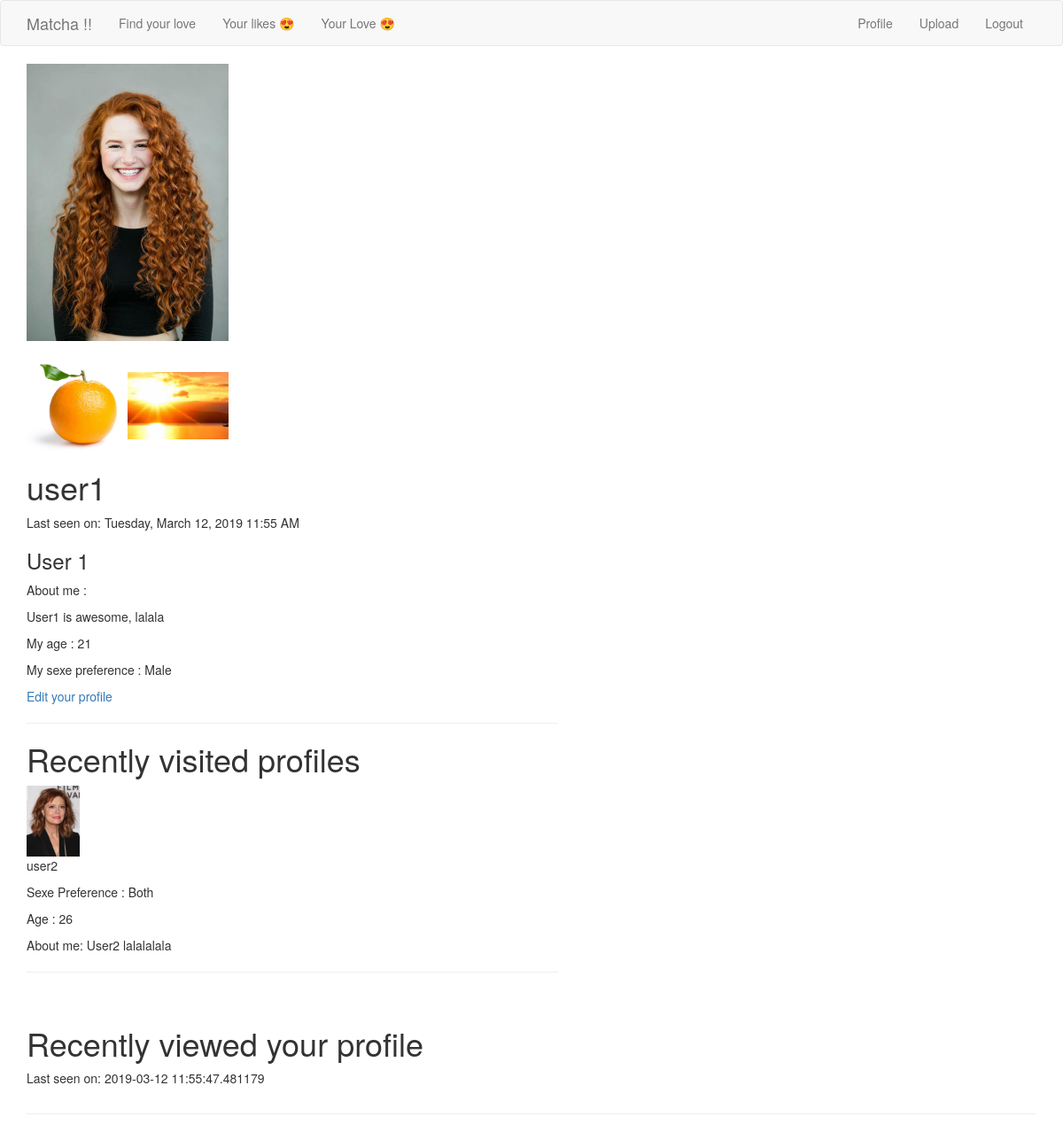
The page /user/user1 (signed in) on the database as committed earlier.
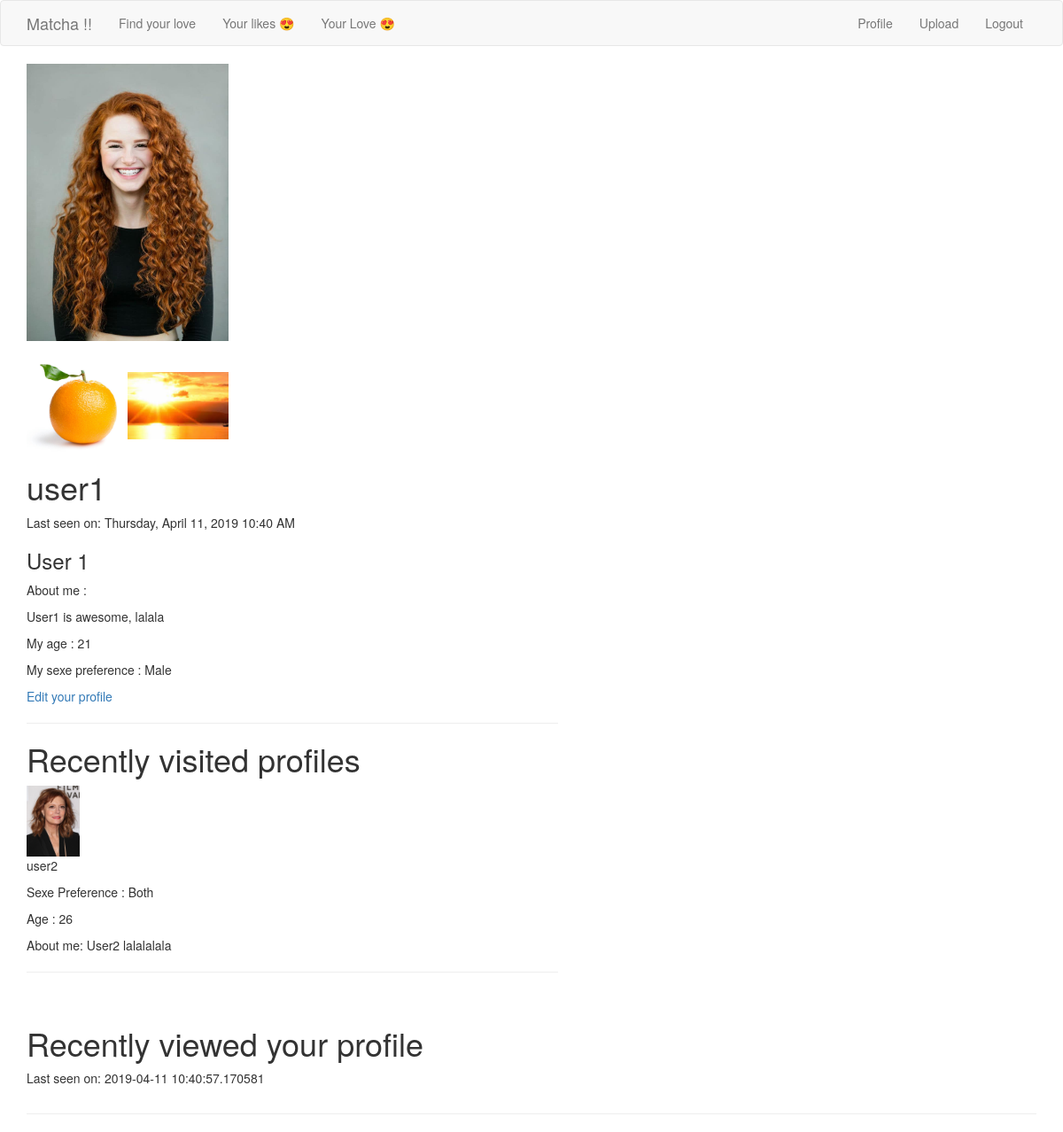
The same page on the database as committed later.
### app/models.py (models this page shows, shortened)
class User(UserMixin, db.Model):
    id = db.Column(db.Integer, primary_key=True)
    username = db.Column(db.String(64), index=True, unique=True)
    firstname = db.Column(db.String(64), index=True)
    email = db.Column(db.String(120), index=True, unique=True)
    password_hash = db.Column(db.String(128))
    age = db.Column(db.Integer, index=True)
    sexpref = db.Column(db.String(64), index=True)
    fame = db.Column(db.Integer, index=True)
    bio = db.Column(db.String(256), index=True)
    last_seen = db.Column(db.DateTime, default=datetime.utcnow)
    fame = db.Column(db.Integer, index=True)
    liked = db.relationship(
        'User', secondary=likes,
        primaryjoin=(likes.c.likes_id == id),
        secondaryjoin=(likes.c.liked_id == id),
        backref=db.backref('likes', lazy='dynamic'),lazy='dynamic')
    looked = db.relationship(
        'User', secondary=looks,
        primaryjoin=(looks.c.looks_id == id),
        secondaryjoin=(looks.c.looked_id == id),
        backref=db.backref('looks', lazy='dynamic'),lazy='dynamic'
    )
    __searchable__ = ['username']
    ts = db.relationship("Tags", secondary=lambda: user_tags_table)
    tags = association_proxy('ts', 'tags')
    def add_look(self, user):
        if self.username != user.username:
            self.looked.append(user)
            db.session.commit()
    def get_your_looks(self):
        return User.query.join(looks, (looks.c.looked_id == User.id)).filter(looks.c.looks_id == self.id).all()
    def get_looked_at_you(self):
        return User.query.join(looks, (looks.c.looks_id == User.id)).filter(looks.c.looked_id == self.id).all()
    def profile_pic(self):
        path = os.path.join(os.getenv('PATH_IMAGE', '/static/images') , self.username, 'profile_pic/')
        pic = os.listdir('app' + path)
        if not pic:
            return(os.path.join(os.getenv('PATH_IMAGE', '/static/images/'),'default_prof_pic', 'profile_empty.jpeg'))
        return(path + pic[0])
    def get_user_img_paths(self):
        filelist = os.listdir(os.path.join(current_app.config['UPLOAD_FOLDER'] + self.username))
        final = [current_app.config['PATH_IMAGE']  + self.username + '/' + file for file in filelist if file != "profile_pic"]
        return final

### app/main/routes.py (the view)
@bp.route('/user/<username>')
@login_required
def user(username):
    user = User.query.filter_by(username=username).first_or_404()
    current_user.add_look(user)
    user_pics = user.get_user_img_paths()
    profile_pic = user.profile_pic()
    history = current_user.get_your_looks()
    looked_at_you = current_user.get_looked_at_you()
    return render_template('user.html', title='Profile',looked_at_you=looked_at_you, user=user, user_pics = user_pics, profile_pic=profile_pic, history=history)

### app/main/routes.py (called while the page is built)
@bp.before_app_request
def before_request():
    if current_user.is_authenticated:
        current_user.last_seen = datetime.utcnow()
        db.session.commit()

### app/models.py (called while the page is built)
@login.user_loader
def load_user(id):
    return User.query.get(int(id))

### app/templates/user.html (shortened to what this page needs)
{% extends "base.html" %}
{% block app_content %}
    <table>
        <tr valign="top">
            <img src={{profile_pic}} alt="Profile Picture" style="width:20%">
            <br>
            <br>
            {% for image in user_pics: %}
                <img src="{{ image }}" alt="User Pictures" style="width:10%">
            {% endfor %}
            <td>
                <h1>{{ user.username }}</h1>
                {% if user.last_seen %}
                    <p>Last seen on: {{ moment(user.last_seen).format('LLLL') }}</p>
                {% endif %}
                <h3>{% if user.firstname %}<p>{{ user.firstname }}</p>{% endif %}</h3>
                {% if user.bio %}<p>About me :</p><p>{{ user.bio }}</p>{% endif %}
                {% if user.age %}<p>My age : {{ user.age }}</p>{% endif %}
                {% if user.sexpref %}<p>My sexe preference : {{ user.sexpref }}</p>{% endif %}
                {% if user == current_user %}
                    <p><a href="{{ url_for('main.edit_profile') }}">Edit your profile</a></p>
                {% elif not current_user.does_like(user) %}
                    <p><a href="{{ url_for('main.like', username=user.username) }}">Like</a></p>
                {% else %}
                    <p><a href="{{ url_for('main.unlike', username=user.username) }}">Unlike</a></p>
                {% endif %}
    <hr>
                {% if current_user == user %}
                <h1> Recently visited profiles</h1>
                {% for profile in history|reverse %}
                {% include '_sumup.html' %}
                {% endfor %}
                <h1> Recently viewed your profile</h1>
                {% endif %}
                {% if user.last_seen %}<p>Last seen on: {{ user.last_seen }}</p>{% endif %}
            </td>
        </tr>
    </table>
    <hr>
{% endblock %}

### app/templates/base.html (shortened to what this page needs)
{% extends 'bootstrap/base.html' %}
    {% block navbar %}
        <nav class="navbar navbar-default">
            <div class="container">
                <div class="navbar-header">
                    <a class="navbar-brand" href="{{ url_for('main.index') }}">Matcha !!</a>
                </div>
                <div class="collapse navbar-collapse" id="bs-example-navbar-collapse-1">
                    <ul class="nav navbar-nav">
                        {% if not current_user.is_anonymous %}
                            <li><a href="{{ url_for('main.explore') }}">Find your love</a></li>
                            <li><a href="{{ url_for('main.likes_page') }}">Your likes 😍</a></li>
                            <li><a href="{{ url_for('main.matches_page') }}">Your Love 😍</a></li>
                        {% endif %}
                    </ul>
                    <ul class="nav navbar-nav navbar-right">
                        {% if current_user.is_anonymous %}
                        <li><a href="{{ url_for('auth.login') }}">Login</a></li>
                        {% else %}
                        <li><a href="{{ url_for('main.user', username=current_user.username) }}">Profile</a></li>
                        <li><a href="{{ url_for('main.upload') }}">Upload</a></li>
                        <li><a href="{{ url_for('auth.logout') }}">Logout</a></li>
                        {% endif %}
                    </ul>
                </div>
            </div>
        </nav>
    {% endblock %}
    {% block content %}
        <div class="container">
            {% block app_content %}{% endblock %}
        </div>
    {% endblock %}

### app/templates/_sumup.html
{% if  profile.profile_pic()%}
<a href="{{ url_for('main.user', username=profile.username) }}"><img src="{{ profile.profile_pic() }}" alt="User picture" style="width:10%"></a>
{% endif %}
<p>{{profile.username}}</p>
{% if profile.sexpref %} <p>Sexe Preference : {{profile.sexpref}}</p>{% endif %}
{% if profile.age %} <p>Age : {{profile.age}}</p>{% endif %}
{% if profile.bio %} <p>About me: {{profile.bio}}</p>{% endif %}
<hr>
<br>

Rows that differ between the two databases and show on the page:
changed User "user1": last_seen "Tuesday, March 12, 2019 11:55 AM" → "Thursday, April 11, 2019 10:40 AM"; last_seen "2019-03-12 11:55:47.481179" → "2019-04-11 10:40:57.170581"
